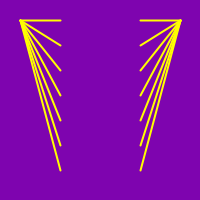
Frame 1 (no input)
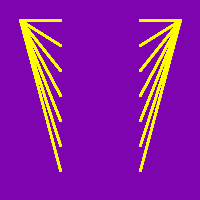
Frame 60 (the mouse pressed at the canvas centre just before this capture)
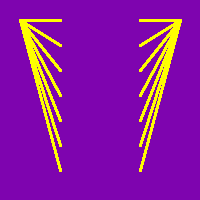
Frame 120 (the mouse held since frame 60 and released just before this capture)

The Processing sketch that drew these frames (run headless with seeded random() and noise(); from frame 60 on, the mouse is pressed at the canvas centre):

// Processing sketch: processing_97502
// ── processing_97502.pde

//Roberta
//Reforço 5
void setup()
{
  size(200, 200);
  background(126, 4, 175);
}

void draw()
{
  for (int x=100; x<130; x+=40)
    for (int y=20; y<180; y+=25)
    {
      stroke(255, 255, 0);
      strokeWeight(2);
      line(20, 20, 50+x*x/1000, y);
      line(180, 20, 150-x*x/1000, y);
    }
}
